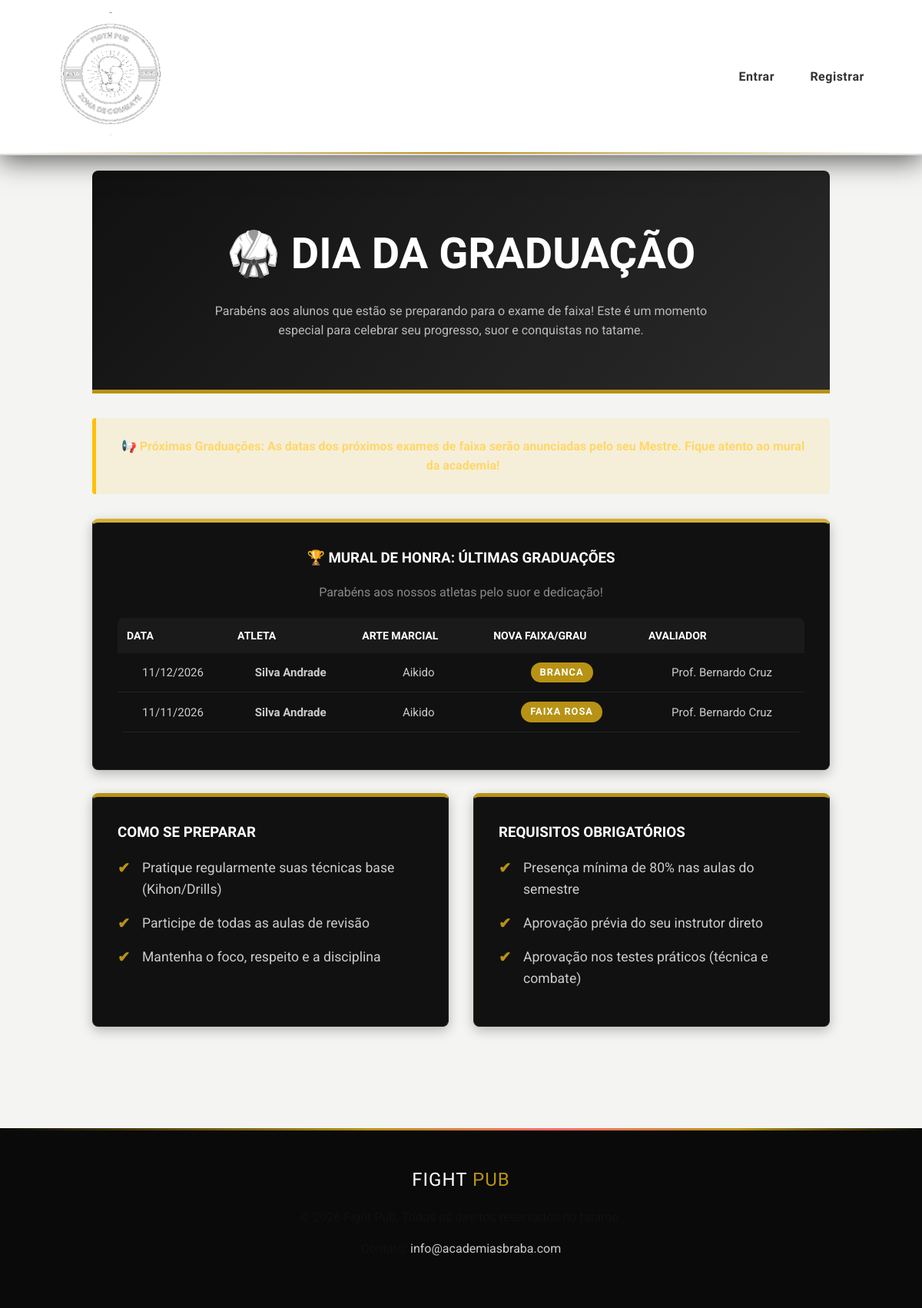
The page /graduation.php on the database its author committed.
### tables this page shows
CREATE TABLE graduations (
        id INTEGER PRIMARY KEY AUTOINCREMENT,
        student_id INTEGER NOT NULL,
        instructor_id INTEGER NOT NULL,
        martial_art TEXT NOT NULL,
        belt_rank TEXT NOT NULL,
        graduation_date DATE NOT NULL,
        FOREIGN KEY (student_id) REFERENCES users(id) ON DELETE CASCADE,
        FOREIGN KEY (instructor_id) REFERENCES users(id) ON DELETE CASCADE
    );

CREATE TABLE students (
        id INTEGER PRIMARY KEY AUTOINCREMENT, 
        user_id INTEGER NOT NULL UNIQUE, 
        academy_id INTEGER, 
        full_name TEXT NOT NULL, 
        birth_date DATE, 
        phone TEXT, 
        emergency_contact TEXT, 
        CC TEXT NOT NULL UNIQUE, 
        status TEXT DEFAULT 'active',
        FOREIGN KEY (user_id) REFERENCES users(id) ON DELETE CASCADE, 
        FOREIGN KEY (academy_id) REFERENCES academies(id) ON DELETE SET NULL
    );

CREATE TABLE instructors (
        id INTEGER PRIMARY KEY AUTOINCREMENT,
        name TEXT NOT NULL,
        academy_id INTEGER,
        bio TEXT,
        FOREIGN KEY (academy_id) REFERENCES academies(id) ON DELETE SET NULL
    );

### graduation.php (the view, shortened to what this page needs)
<?php
$db = new SQLite3('academies.db');
include 'header.php';
?>
<main style="max-width: 1000px; margin: 0 auto; padding: 20px;">
    <div class="graduation-header">
        <h1>🥋 Dia da Graduação</h1>
        <p>Parabéns aos alunos que estão se preparando para o exame de faixa! Este é um momento especial para celebrar seu progresso, suor e conquistas no tatame.</p>
    </div>
    <?php if (isset($_SESSION['role']) && $_SESSION['role'] == 'instructor'): ?>
        <div class="graduation-card" style="border-top-color: #4CAF50;">
            <h2>Painel de Graduação (Área do Instrutor)</h2>
            <p>Preencha os dados abaixo para registar a nova graduação do seu aluno.</p>
            <form action="process_graduation.php" method="POST" class="graduation-form">
                <div class="form-group">
                    <label for="student_id">Selecione o Aluno:</label>
                    <select name="student_id" id="student_id" required>
                        <option value="">Escolha um aluno...</option>
                        <?php
                        $sql = "SELECT users.id, students.full_name
                                FROM users
                                JOIN students ON users.id = students.user_id
                                WHERE users.role = 'user'
                                ORDER BY students.full_name ASC";
                        $result = $db->query($sql);
                        if ($result) {
                            $tem_alunos = false;
                            while($row = $result->fetchArray(SQLITE3_ASSOC)) {
                                $tem_alunos = true;
                                echo "<option value='" . $row['id'] . "'>" . htmlspecialchars($row['full_name']) . "</option>";
                            }
                            if (!$tem_alunos) {
                                echo "<option value=''>Nenhum aluno registado no sistema</option>";
                            }
                        } else {
                            echo "<option value=''>Erro ao carregar alunos</option>";
                        }
                        ?>
                    </select>
                </div>
                <div class="form-group">
                    <label for="martial_art">Arte Marcial:</label>
                    <select name="martial_art" id="martial_art" required>
                        <option value="">Selecione a modalidade...</option>
                        <option value="Jiu-Jitsu">Jiu-Jitsu</option>
                        <option value="Muay Thai">Muay-Thai</option>
                        <option value="Karatê">Karatê</option>
                        <option value="Boxe">Boxe</option>
                        <option value="Aikido">Aikido</option>
                        <option value="Judo">Judo</option>
                        <option value="Krav-magá">Krav-magá</option>
                        <option value="Taekwondo">Taekwondo</option>
                    </select>
                </div>
                <div class="form-group">
                    <label for="belt_rank">Nova Faixa / Prajied / Grau:</label>
                    <input type="text" name="belt_rank" id="belt_rank" placeholder="Ex: Faixa Azul" required>
                </div>
                <div class="form-group">
                    <label for="graduation_date">Data da Graduação:</label>
                    <input type="date" name="graduation_date" id="graduation_date" required>
                </div>
                <button type="submit" class="btn-submit">Confirmar Graduação</button>
            </form>
        </div>
   <?php else: ?>
        <div class="announcement-banner">
            📢 <strong>Próximas Graduações:</strong> As datas dos próximos exames de faixa serão anunciadas pelo seu Mestre. Fique atento ao mural da academia!
        </div>
        <div class="graduation-card" style="border-top-color: var(--gold);">
            <h3 style="text-align: center;">🏆 Mural de Honra: Últimas Graduações</h3>
            <p style="text-align: center; color: #888; margin-bottom: 20px;">Parabéns aos nossos atletas pelo suor e dedicação!</p>
            <div style="overflow-x: auto;">
                <table class="table-graduations">
                    <thead>
                        <tr>
                            <th>Data</th>
                            <th>Atleta</th>
                            <th>Arte Marcial</th>
                            <th>Nova Faixa/Grau</th>
                            <th>Avaliador</th>
                        </tr>
                    </thead>
                    <tbody>
                        <?php
                        $sql_mural = "SELECT
                                        g.martial_art,
                                        g.belt_rank,
                                        strftime('%d/%m/%Y', g.graduation_date) as data_formatada,
                                        s.full_name AS student_name,
                                        inst.name AS instructor_name
                                      FROM graduations g
                                      JOIN students s ON g.student_id = s.user_id
                                      JOIN users u ON g.instructor_id = u.id
                                      JOIN instructors inst ON u.instructor_id = inst.id
                                      ORDER BY g.graduation_date DESC
                                      LIMIT 10";
                        $result_mural = $db->query($sql_mural);
                        if ($result_mural) {
                            while($row = $result_mural->fetchArray(SQLITE3_ASSOC)) {
                                echo "<tr>";
                                echo "<td style='text-align: center;'>" . htmlspecialchars($row['data_formatada']) . "</td>";
                                echo "<td style='text-align: center;'><strong>" . htmlspecialchars($row['student_name']) . "</strong></td>";
                                echo "<td style='text-align: center;'>" . htmlspecialchars($row['martial_art']) . "</td>";
                                echo "<td style='text-align: center;'><span class='badge-faixa'>" . htmlspecialchars($row['belt_rank']) . "</span></td>";
                                echo "<td style='text-align: center;'>Prof. " . htmlspecialchars($row['instructor_name']) . "</td>";
                                echo "</tr>";
                            }
                        }
                        ?>
                    </tbody>
                </table>
            </div>
        </div>
        <div class="graduation-content" style="margin-top: 30px;">
            <div class="graduation-card">
                <h3>Como se Preparar</h3>
                <ul>
                    <li>Pratique regularmente suas técnicas base (Kihon/Drills)</li>
                    <li>Participe de todas as aulas de revisão</li>
                    <li>Mantenha o foco, respeito e a disciplina</li>
                </ul>
            </div>
            <div class="graduation-card" style="border-top-color: var(--primary);">
                <h3>Requisitos Obrigatórios</h3>
                <ul>
                    <li>Presença mínima de 80% nas aulas do semestre</li>
                    <li>Aprovação prévia do seu instrutor direto</li>
                    <li>Aprovação nos testes práticos (técnica e combate)</li>
                </ul>
            </div>
        </div>
    <?php endif; ?>
</main>
<?php
include 'footer.php';
?>

### header.php (shortened to what this page needs)
<?php
$pending_count = 0;
$notifs = [];
?>
<!DOCTYPE html>
<html lang="pt-BR">
<head>
    <link rel="stylesheet" href="style.css">
</head>
<body>
    <header>
        <nav>
            <div class="logo">
                <a href="index.php">
                    <img src="Figth.png" alt="Logo Fight Pub" width="160" height="160" style="object-fit: contain; border-radius: 50%;">
                </a>
            </div>
            <ul>
                <?php if(isset($_SESSION['user_id'])): ?>
                    <?php if($_SESSION['role'] == 'user'): ?>
                        <li class="nav-notifications">
                            <a href="#" class="bell-icon">
                                🔔
                                <?php if($pending_count > 0): ?>
                                    <span class="notification-badge"><?php echo $pending_count; ?></span>
                                <?php endif; ?>
                            </a>
                            <?php if($pending_count > 0): ?>
                                <div class="notifications-dropdown" style="display: none;">
                                    <div style="font-weight: bold; padding-bottom: 5px; border-bottom: 1px solid #ccc; color:#111; text-align: left;">Novos Convites</div>
                                    <?php foreach($notifs as $n): ?>
                                        <div class="notif-item">
                                            <p style="margin: 0;"><?php echo htmlspecialchars($n['message']); ?></p>
                                            <div class="notif-actions">
                                                <a href="process_invite.php?action=accept&id=<?php echo $n['id']; ?>" class="btn-accept">Aceitar</a>
                                                <a href="process_invite.php?action=reject&id=<?php echo $n['id']; ?>" class="btn-reject">Recusar</a>
                                            </div>
                                        </div>
                                    <?php endforeach; ?>
                                </div>
                            <?php endif; ?>
                        </li>
                    <?php endif; ?>
<li><a href="index.php">Início</a></li>
                <li><a href="academies.php">Academias</a></li>
                <li><a href="instructors.php">Instrutores</a></li>
                <li><a href="graduation.php">Graduação</a></li>
                <li><a href="events.php">Eventos</a></li>
                <?php if(isset($_SESSION['user_id'])): ?>
                    <?php if($_SESSION['role'] == 'user'): ?>
                        <li class="dropdown">
                            <a href="#" class="dropdown-toggle">Perfil <span class="arrow">▼</span></a>
                            <ul class="dropdown-menu">
                                <li><a href="user_profiles.php">Perfil</a></li>
                            </ul>
                        </li>
                    <?php endif; ?>
                    <?php if($_SESSION['role'] == 'admin'): ?>
                        <li class="dropdown">
                            <a href="#" class="dropdown-toggle">Admin <span class="arrow">▼</span></a>
                            <ul class="dropdown-menu">
                                <li><a href="admin.php">Admin</a></li>
                                <li><a href="admin_announcements.php">Gerir Avisos</a></li>
                                <li><a href="user_profiles.php">Perfil</a></li>
                            </ul>
                        </li>
                    <?php elseif($_SESSION['role'] == 'instructor'): ?>
                        <li class="dropdown">
                            <a href="#" class="dropdown-toggle">Instrutor <span class="arrow">▼</span></a>
                            <ul class="dropdown-menu">
                                <li><a href="painel_instructor.php">Painel do Instrutor</a></li>
                                <li><a href="instructor_attendance.php">Presenças</a></li>
                                <li><a href="manage_students.php">Alunos</a></li>
                                <li><a href="user_profiles.php">Perfil</a></li>
                            </ul>
                        </li>
                    <?php endif; ?>
                    <li><a href="logout.php">Sair</a></li>
                <?php endif; ?>
                <?php else: ?>
                    <li><a href="login.php">Entrar</a></li>
                    <li><a href="register.php">Registrar</a></li>
                <?php endif; ?>
            </ul>
        </nav>
    </header>

### footer.php (shortened to what this page needs)
    <footer>
        <div class="footer-brand">Fight <span>Pub</span></div>
        <p>&copy; <?php echo date('Y'); ?> Fight Pub. Todos os direitos reservados no tatame.</p>
        <p>Contato: <a href="mailto:info@academiasbraba.com">info@academiasbraba.com</a></p>
    </footer>
</body>
</html>

### rows shown on the page
graduations: data_formatada "11/12/2026", students.full_name "Silva Andrade", martial_art "Aikido", belt_rank "BRANCA", instructors.name "Bernardo Cruz"
graduations: data_formatada "11/11/2026", students.full_name "Silva Andrade", martial_art "Aikido", belt_rank "FAIXA ROSA", instructors.name "Bernardo Cruz"
